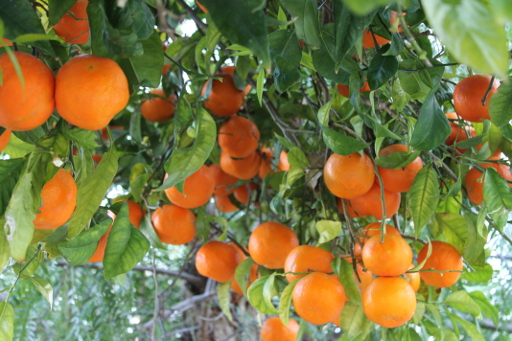
%> input picture code/naranjas.jpg, 512 x 341 px
$ octave prob3.m   (GNU Octave 9; MATLAB toolbox functions it lacks are replaced by stand-ins)
%> lines starting %> are read from the running program, lines starting %| are printed output that depends on the picture; in (x1, y1, x2, y2) boxes, pixels count from 0 and x2, y2 are one past the last pixel; in counts of white or black regions, pixels touching at a corner belong together; the program's own positions count from 1
### code/houghpeaks.m
function [r, c, hnew] = houghpeaks(h, numpeaks, threshold, nhood)
%HOUGHPEAKS Detect peaks in Hough transform.
%   [R, C, HNEW] = HOUGHPEAKS(H, NUMPEAKS, THRESHOLD, NHOOD) detects
%   peaks in the Hough transform matrix H.  NUMPEAKS specifies the
%   maximum number of peak locations to look for.  Values of H below
%   THRESHOLD will not be considered to be peaks.  NHOOD is a
%   two-element vector specifying the size of the suppression
%   neighborhood.  This is the neighborhood around each peak that is
%   set to zero after the peak is identified.  The elements of NHOOD
%   must be positive, odd integers.  R and C are the row and column
%   coordinates of the identified peaks.  HNEW is the Hough transform
%   with peak neighborhood suppressed.
%
%   If NHOOD is omitted, it defaults to the smallest odd values >=
%   size(H)/50.  If THRESHOLD is omitted, it defaults to
%   0.5*max(H(:)).  If NUMPEAKS is omitted, it defaults to 1.

%   Copyright 2002-2004 R. C. Gonzalez, R. E. Woods, & S. L. Eddins
%   Digital Image Processing Using MATLAB, Prentice-Hall, 2004
%   $Revision: 1.5 $  $Date: 2003/11/21 13:34:50 $

if nargin < 4
   nhood = size(h)/50;
   % Make sure the neighborhood size is odd.
   nhood = max(2*ceil(nhood/2) + 1, 1);
end
if nargin < 3
   threshold = 0.5 * max(h(:));
end
if nargin < 2
   numpeaks = 1;
end

done = false;
hnew = h; r = []; c = [];
while ~done
   [p, q] = find(hnew == max(hnew(:)));
   p = p(1); q = q(1);
   if hnew(p, q) >= threshold
      r(end + 1) = p; c(end + 1) = q;

      % Suppress this maximum and its close neighbors.
      p1 = p - (nhood(1) - 1)/2; p2 = p + (nhood(1) - 1)/2;
      q1 = q - (nhood(2) - 1)/2; q2 = q + (nhood(2) - 1)/2;
      [pp, qq] = ndgrid(p1:p2,q1:q2);
      pp = pp(:); qq = qq(:);

      % Throw away neighbor coordinates that are out of bounds in
      % the rho direction.
      badrho = find((pp < 1) | (pp > size(h, 1)));
      pp(badrho) = []; qq(badrho) = [];

      % For coordinates that are out of bounds in the theta
      % direction, we want to consider that H is antisymmetric
      % along the rho axis for theta = +/- 90 degrees.
      theta_too_low = find(qq < 1);
      qq(theta_too_low) = size(h, 2) + qq(theta_too_low);
      pp(theta_too_low) = size(h, 1) - pp(theta_too_low) + 1;
      theta_too_high = find(qq > size(h, 2));
      qq(theta_too_high) = qq(theta_too_high) - size(h, 2);
      pp(theta_too_high) = size(h, 1) - pp(theta_too_high) + 1;

      % Convert to linear indices to zero out all the values.
      hnew(sub2ind(size(hnew), pp, qq)) = 0;

      done = length(r) == numpeaks;
   else
      done = true;
   end
end

### code/prob3.m
%% Examen Final
%% CE-Análisis numérico para ingeniería
%% I Semestre 2017
%% Nombre: Wilberth Varela Guillen
%% Carné: 2013053795

%% Código para problema 3

1;

pkg load image;

close all;

%% Muestre la imagen pero ajustando el contraste de forma logaritmica
function logimshow(A)

  valmax=1000;
  mn=min(A(:));
  mx=max(A(:));

  m=(valmax-1)/(mx-mn);
  b=1-m*mn;

  normaA=1./log(valmax);
  AA=log(m*A+b)*normaA;

  imshow(AA);
endfunction;

%% Muestre la imagen pero ajustando el contraste de forma lineal
function linimshow(A)

  mn=min(A(:));
  mx=max(A(:));

  m=1/(mx-mn);
  b=-m*mn;

  AA=m*double(A)+b;

  imshow(AA);
endfunction;


%% Lea la imagen a evaluar
Aorig=imread("naranjas.jpg");
%> Aorig is the input picture: size 341x512x3 uint8; mean R, G, B 126, 120.6, 68.7
figure(1);
hold off;
imshow(Aorig);

%% Extraiga los canales R,G,B
R=Aorig(:,:,1);
G=Aorig(:,:,2);
B=Aorig(:,:,3);
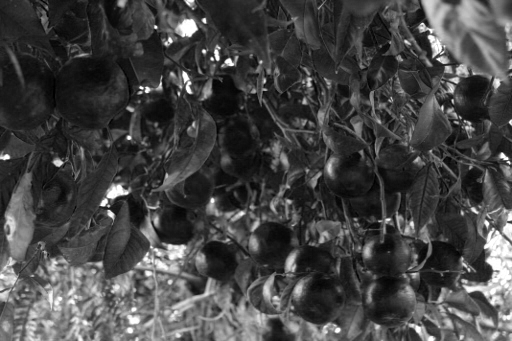
%> B: size 341x512 uint8; min 0, max 255, mean 68.7


%%%%%%%%%%%%%%%%%%%%%%%%%%%%%%%%%%%%%%%%%%%%%%%%%%%%%%%%%%%%%%%%%
%% Problema 3.1
%%%%%%%%%%%%%%%%%%%%%%%%%%%%%%%%%%%%%%%%%%%%%%%%%%%%%%%%%%%%%%%%%

%% PONGA SU SOLUCIÓN AQUÍ:

C1=double(R+G+B)/3; %% << Corrija esto

%primero ploteo los pixeles
C=double(C1)/255;
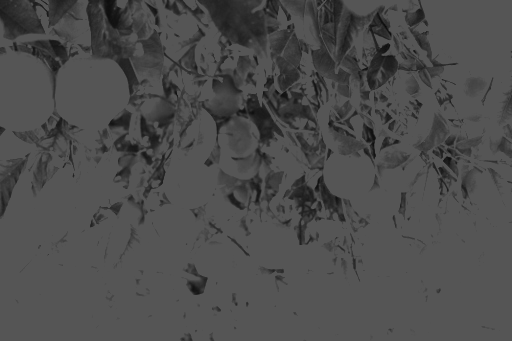
%> C: size 341x512 double; min 0.034, max 0.333, mean 0.3

%aplico la mascara con el canal de color para sacar las naranjas
imR2=(R-G-B);
masc=(imR2>10);
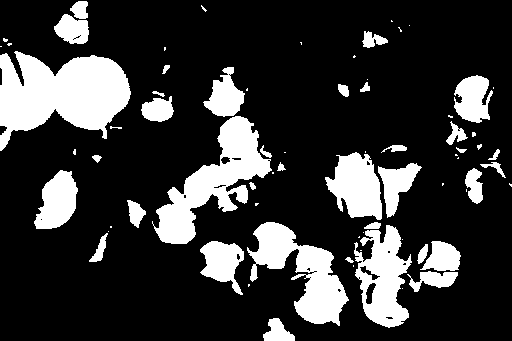
%> masc: size 341x512 logical; 21.2% white; 72 white regions (35 under 20 px), largest, box (x1, y1, x2, y2) and area: (0, 51, 131, 151) 8166, (152, 116, 272, 244) 5655, (247, 222, 349, 326) 4521
imR2=imR2.*masc;


%%%%%%%%%%%%%%%%%%%%%%%%%%%%%%%%%%%%%%%%%%%%%%%%%%%%%%%%%%%%%%%%%
%% Problema 3.2
%%%%%%%%%%%%%%%%%%%%%%%%%%%%%%%%%%%%%%%%%%%%%%%%%%%%%%%%%%%%%%%%%

%% Extraiga los bordes de la imagen de grises utilizando Canny, pero
%% ajuste los umbrales para que la detección de los bordes queden
%% claros

%E=C; %% << Corrija esto
%aplico filtro gausiano para sacar las naranjas

fil=fspecial('gaussian',[3,3]);
imR2=imfilter(imR2,fil);
%ajusto el contraste para que diferenciar las naranjas
imR2 = double(imR2)/255;
%> imR2: size 341x512 double
imR3 = imR2;
for n=1:512,
  for m=1:341,
    imR3(m,n)=imR2(m,n)*255/32;
    if (imR3(m,n)>1)
      imR3(m,n)=1;
    endif
  end
end

%hago canny
E = edge (imR3, "Canny");
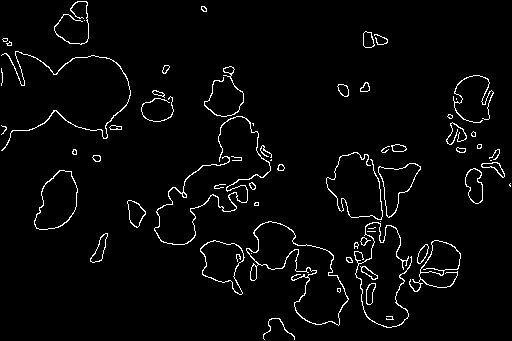
%> E: size 341x512 logical; 3.2% white in thin lines or dots
figure(2);
imshow(E);

%%%%%%%%%%%%%%%%%%%%%%%%%%%%%%%%%%%%%%%%%%%%%%%%%%%%%%%%%%%%%%%%%
%% Problema 3.3
%%%%%%%%%%%%%%%%%%%%%%%%%%%%%%%%%%%%%%%%%%%%%%%%%%%%%%%%%%%%%%%%%

%% Programe aquí su propuesta de detección de los círculos.
%% Modularice con funciones tareas complejas.
H = houghtf(E, "circle", [1, 2]);
[r, c, Hnew] = houghpeaks(H, 10);
%> in houghpeaks, `threshold = 0.5 * max(h(:));`: threshold = 3.5
%> after the loop in houghpeaks, `while ~done`: c = [769 769 769 769 769 769 769 769 769 769]; pp = 117 values, max 81 at index 1, min 73 at index 9, mean 77; qq = 117 values from 251 to 263; r = [265 265 265 265 265 265 265 265 265 265]; theta_too_high = 117 values from 1 to 117
%> r = [265 265 265 265 265 265 265 265 265 265]; c = [769 769 769 769 769 769 769 769 769 769]

masc2=1-(Hnew(:,:,2));
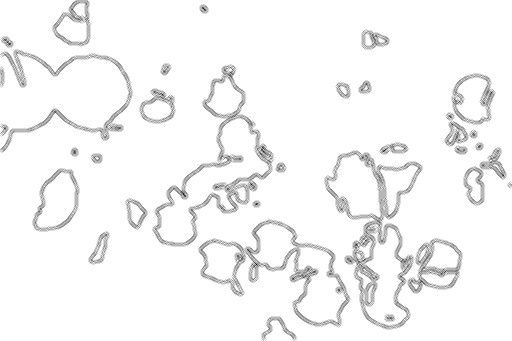
%> masc2: size 341x512 double; min -6, max 1, mean 0.747; drawn with min black and max white
imR=double(R).*masc2/255;
imG=double(G).*masc2/255;
imB=double(B)/255;
imFinal=cat(3,imR,imG,imB);
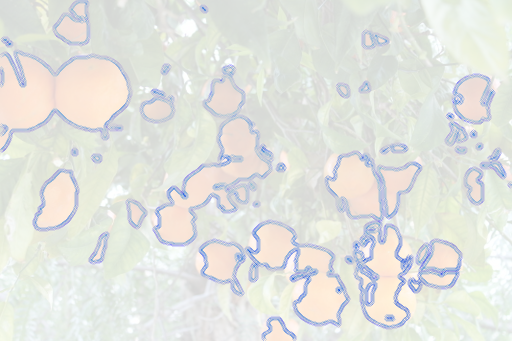
%> imFinal: size 341x512x3 double; mean R, G, B 0.338, 0.37, 0.269; drawn with min black and max white
figure(3);
imshow(imFinal);
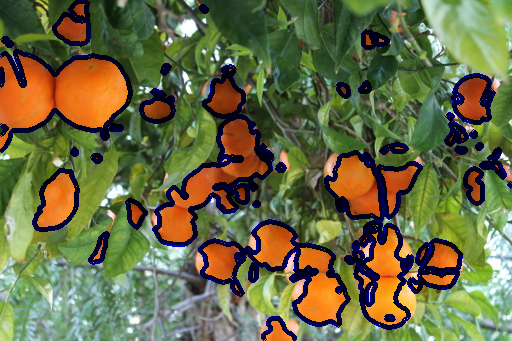
%> displayed picture: size 341x512x3, on the screen's scale of 0 to 255; mean R, G, B 106, 107.4, 68.7
